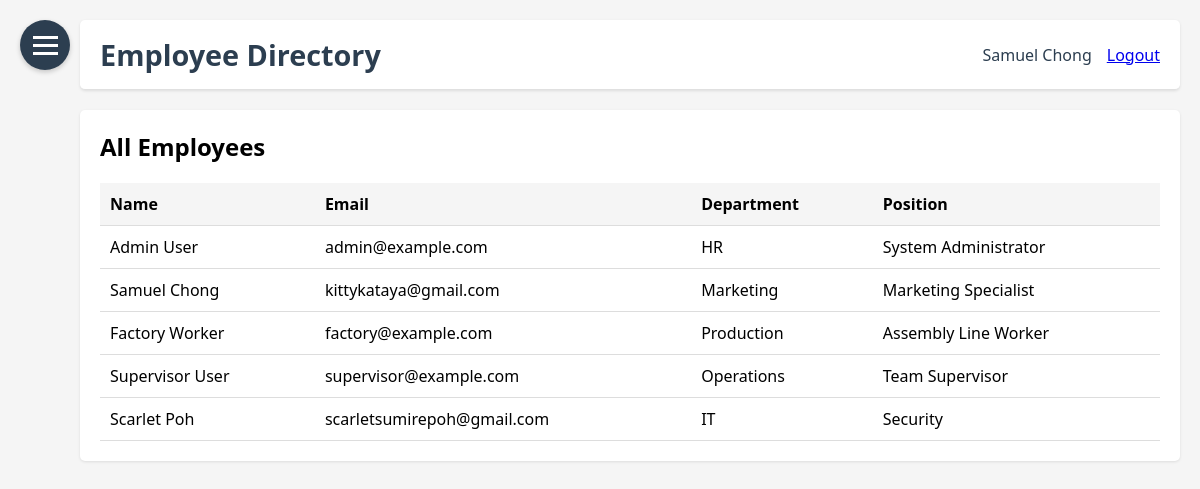
The page /employee_directory (signed in) on the database as committed earlier.
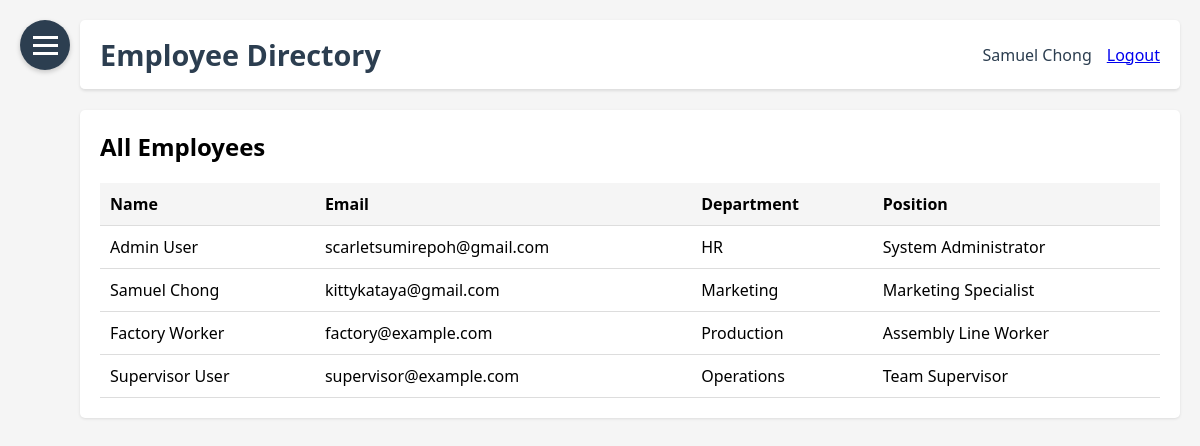
The same page on the database as committed later.
### HerculesSystem.py (models this page shows, shortened)
class Employee(UserMixin, db.Model):
    id = db.Column(db.Integer, primary_key=True)
    username = db.Column(db.String(80), unique=True, nullable=False)
    password = db.Column(db.String(120), nullable=False)
    full_name = db.Column(db.String(120), nullable=False)
    email = db.Column(db.String(120), unique=True, nullable=False)
    department = db.Column(db.String(80))
    position = db.Column(db.String(80))
    hire_date = db.Column(db.Date)
    is_admin = db.Column(db.Boolean, default=False)
    user_type = db.Column(db.String(20), default='employee')  # admin, supervisor, office, factory

### HerculesSystem.py (the view)
@app.route('/employee_directory')
@login_required
def employee_directory():
    employees = Employee.query.all()
    return render_template('employee_directory.html', employees=employees)

### HerculesSystem.py (called while the page is built)
@login_manager.user_loader
def load_user(user_id):
    return db.session.get(Employee, int(user_id))

@app.context_processor
def inject_now():
    return {'now': datetime.utcnow()}

@app.before_request
def before_request():
    if request.url.startswith('https://'):
        new_url = request.url.replace('https://', 'http://', 1)
        return redirect(new_url, code=301)

### templates/employee_directory.html (shortened to what this page needs)
{% extends "base.html" %}
{% block header %}Employee Directory{% endblock %}
{% block content %}
<h2>All Employees</h2>
<table style="width: 100%; border-collapse: collapse; margin-top: 20px;">
    <thead>
        <tr style="background: #f5f5f5;">
            <th style="padding: 10px; text-align: left; border-bottom: 1px solid #ddd;">Name</th>
            <th style="padding: 10px; text-align: left; border-bottom: 1px solid #ddd;">Email</th>
            <th style="padding: 10px; text-align: left; border-bottom: 1px solid #ddd;">Department</th>
            <th style="padding: 10px; text-align: left; border-bottom: 1px solid #ddd;">Position</th>
        </tr>
    </thead>
    <tbody>
        {% for employee in employees %}
        <tr>
            <td style="padding: 10px; border-bottom: 1px solid #ddd;">{{ employee.full_name }}</td>
            <td style="padding: 10px; border-bottom: 1px solid #ddd;">{{ employee.email }}</td>
            <td style="padding: 10px; border-bottom: 1px solid #ddd;">{{ employee.department }}</td>
            <td style="padding: 10px; border-bottom: 1px solid #ddd;">{{ employee.position }}</td>
        </tr>
        {% endfor %}
    </tbody>
</table>
{% endblock %}

### templates/base.html (shortened to what this page needs)
<!DOCTYPE html>
<html lang="en">
<head>
</head>
<body>
    <div class="hamburger-menu" id="hamburgerMenu">
        <span></span>
    </div>
    <div class="main-content" id="mainContent">
        <div class="header">
            <h1>{% block header %}HR Nexus{% endblock %}</h1>
            <div class="user-info">
                {% if current_user.is_authenticated %}
                <span>{{ current_user.full_name }}</span>
                <a href="{{ url_for('logout') }}">Logout</a>
                {% else %}
                <a href="{{ url_for('login') }}">Login</a>
                {% endif %}
            </div>
        </div>
        <div class="content">
            {% block content %}{% endblock %}
        </div>
    </div>
</body>
</html>

Rows that differ between the two databases and show on the page:
removed Employee: full_name "Scarlet Poh", email "scarletsumirepoh@gmail.com", department "IT", position "Security"
changed Employee "Admin User": email "admin@example.com" → "scarletsumirepoh@gmail.com"
